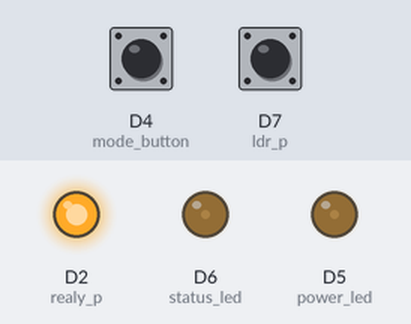
Simulated run of this sketch. Board: ESP8266 (Wemos D1 mini). Parts: output pins drawn as LEDs (lit = HIGH). Inputs (shaded band) come from the test bench; at power-on: D7 (ldr_p) HIGH, D4 (mode_button) HIGH. WiFi joins after 1.5 s; servers stay silent unless stated; what the sketch prints to the serial monitor is not drawn.

Above: at 4.0 s.
4.1 s: D7 (ldr_p) pulled LOW for 0.15 s
At 4.17 s:
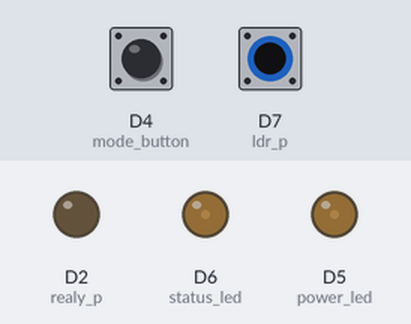
5.7 s: D7 (ldr_p) pulled LOW for 3.2 s
At 9.3 s:
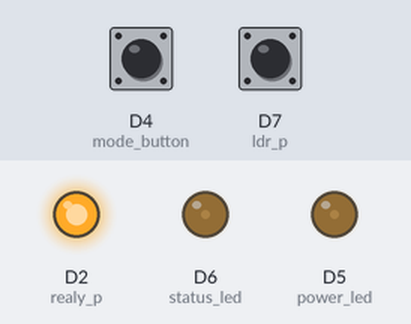
Timing chart, 0 to 10.8 s (numbered marks = the images above; inputs shaded):
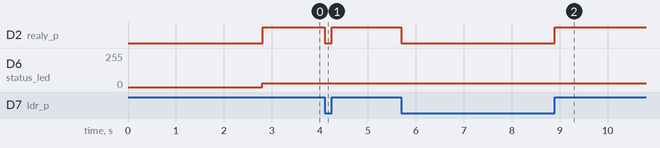

Measured:
- after the input at 4.1 s, D2 (realy_p): HIGH → LOW at once, → HIGH 0.15 s later
- after the input at 5.7 s, D2 (realy_p): HIGH → LOW at once, → HIGH 3.2 s later

The sketch:

auto_light_v_1.ino
```cpp
//Required to be on top for Blynk
//Get from Blynk project template
#define BLYNK_TEMPLATE_ID ""
#define BLYNK_TEMPLATE_NAME ""
#define BLYNK_AUTH_TOKEN ""

//Including Config File
#include "esp8266D1mini_config.h"

//Function to check conection
void connection_status(){

  // Check if connected to Blynk server
  if (Blynk.connected() && !isConnected) {
    isConnected = true;
    //Serial.println("ESP8266 is connected to Blynk!");
    analogWrite(status_led, 30);
  }
  else if (!Blynk.connected() && isConnected){
    isConnected = false;
    analogWrite(status_led, 0);
  }

}

void checkSwitchState() {
  Blynk.syncVirtual(V1);  // Sync the state of V1 periodically
}

void mode_detect(){

  int button_state = digitalRead(mode_button);
  //Serial.print("button_state = "); Serial.println(button_state);
  //Serial.print("mode = "); Serial.println(modes[0]);

  if(button_state == LOW){ //mode button is pressed
    if(!button_pressed){ //if button wasn't previously pressed
      button_pressed = true;
      button_press_start = millis(); //Record the time when button is pressed
    }
    else{
      //Check if button has pressed for required duration
      if (millis() - button_press_start >= press_duration){
        if(!button_toggled){
          // Toggle the mode
          modes[0] = (modes[0] == 0) ? 1 : 0;
          button_toggled = true; // Ensure the mode is only toggled once per press duration
          delay(100);
        }
      }
    }
  }
  else{ //button is not pressed
    if(button_pressed){ //If button wasn't pressed
      button_pressed = false;
      button_toggled = false;
    }
  }
}

void mode_update(){

  if (modes[0] == 0){
    //Serial.println("LDR");
    Blynk.virtualWrite(V0, "LDR");
  }
  else if (modes[0] == 1){
    //Serial.println("ONLINE");
    Blynk.virtualWrite(V0, "ONLINE");
  }
}

// BLYNK_WRITE function to handle virtual pin V1 changes
BLYNK_WRITE(V1){
  // Check if modes[0] = 1 before processing the Blynk data | modes[0] = 1 means online mode
  if (modes[0] == 1){
    if (param.asInt() == 1){
      digitalWrite(realy_p, HIGH);  // Turn relay ON
    }
    // If modes[0] is not 1, ignore the Blynk input.
    else{
      digitalWrite(realy_p, LOW);   // Turn relay OFF
    }
  }

}

void ldr_toggle(int pin){

  int x = digitalRead(pin);
  //Serial.println(x);

  if(modes[0] == 1){

  }
  else{
    if( modes[0] == 0 && x == 1){
      digitalWrite(realy_p, HIGH);
    }
    else if( modes[0] == 0 && x == 0){
      digitalWrite(realy_p, LOW);
    }
  }

}

void setup() {
  // Start the Serial Monitor for debugging
  Serial.begin(9600);
  delay(1000);
  Serial.print(version);

  // Setting up pinMode
  pinMode(power_led, OUTPUT); analogWrite(power_led, 30);
  pinMode(status_led, OUTPUT); analogWrite(status_led, 0);

  pinMode(realy_p, OUTPUT);
  pinMode(ldr_p, INPUT_PULLUP);

  pinMode(mode_button, INPUT_PULLUP);
  //pinMode(mode_button, INPUT);

  // Initializing Blynk
  Blynk.begin(auth, ssid, pass);
  // Check every 1 second
  timer.setInterval(1000L, checkSwitchState);

}

void loop() {

  Blynk.run();
  timer.run();    // Timer handler
  connection_status();
  mode_detect();
  mode_update();
  ldr_toggle(ldr_p);

  // periodically sync the switch state
  //Blynk.syncVirtual(V1);

}
```

esp8266D1mini_config.h
```cpp
/*
version_history
version 0 | 2024/09/05
blynk connect, set mode, detect button mode

version 1 | 2024/09/05
blynk connect, set mode, detect button mode flag system implemented

version 4 | 2024/09/08
Integrated with Blynk. button to set LDR mode and online mode.
blynk switch to turn ON/OFF light

problem: Blynk Write function is triggered only when there is a change
need to implement timer

version 5 | 2024/09/08
full syncing done. above problem solved
LDR mode
Online mode

*/

//Importing Libraries
#include <ESP8266WiFi.h>
#include <BlynkSimpleEsp8266.h>

// for WiFi
char auth[] = BLYNK_AUTH_TOKEN;
char ssid[] = "Your WiFi Name";
char pass[] = "Your WiFi Password";
bool isConnected = false; // Flag to check connection status

//Defining pins
#define power_led 14 //D5
#define status_led 12 //D6
#define mode_button 2 //D4   Do not use D8 it cannot be pulled UP
#define realy_p 4 //D2
#define ldr_p 13 //D7

// Time constants
const unsigned long press_duration = 1000; // 2 seconds
unsigned long button_press_start = 0;
bool button_pressed = false;
bool button_toggled = false;

//Array to hold modes
int modes[1] = {}; // 0 means LDR, 1 means online

//Array to hold messegaes
char s_buffer[50];

//Defining variables for timer
unsigned long curr_t, diff_t;
unsigned long prev_t = 0;
bool last_button_state = HIGH; // Track previous button state

// Create a BlynkTimer object
BlynkTimer timer;

String version = "Auto Light ESP8266 D1 mini | version 1";
```
